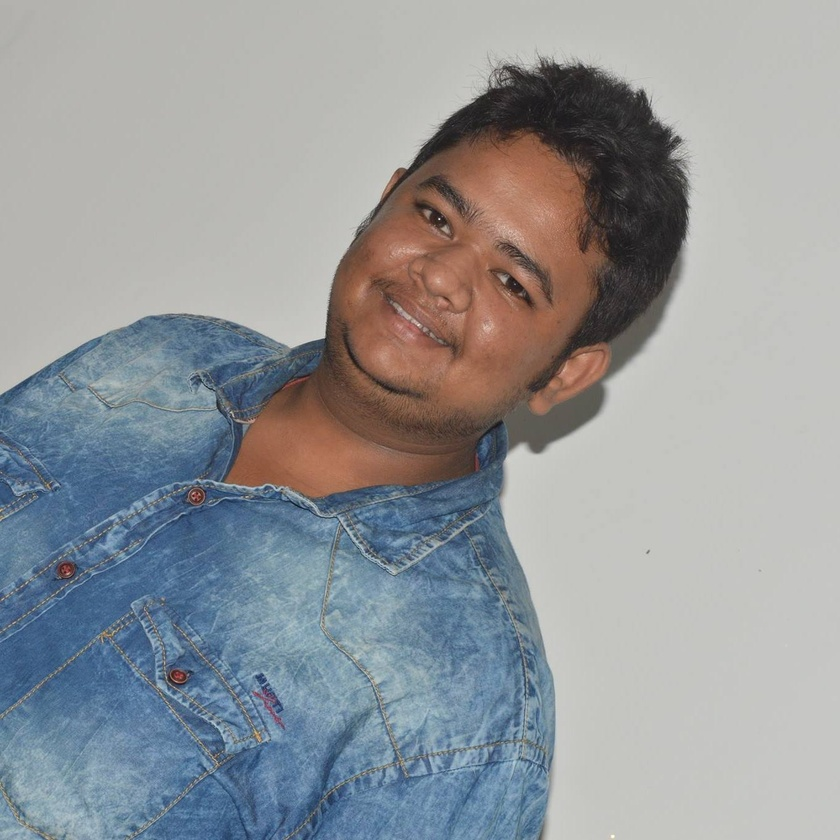
#> input picture images/surya.jpg, 840 x 840 px, shrunk from 1361 x 1361 before the run
$ jupyter execute '1.9 Cropping Images.ipynb'
#> lines starting #> are read from the running program, lines starting #| are printed output that depends on the picture
# Cropping Images

cropping images refer to extracting a segment of that image

[cell 1]
import cv2
import numpy as np

[cell 2]
image = cv2.imread('images/surya.jpg')
#> image is the input picture: shape (840, 840, 3); mean B, G, R 154.4, 151.1, 147.4
height, width = image.shape[:2]
#> height = 840; width = 840

# Let's get the starting pixel coordiantes (top  left of cropping rectangle)
start_row, start_col = int(height * .25), int(width * .25)
#> start_row = 210; start_col = 210

# Let's get the ending pixel coordinates (bottom right)
end_row, end_col = int(height * .75), int(width * .75)
#> end_row = 630; end_col = 630

# Simply use indexing to crop out the rectangle we desire
cropped = image[start_row:end_row , start_col:end_col]
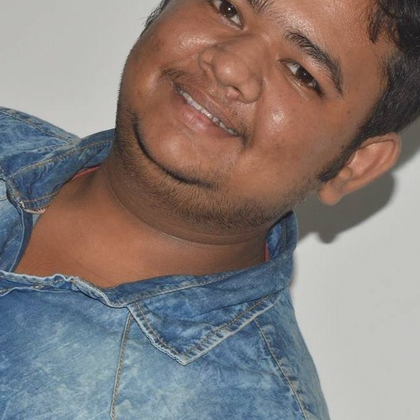
#> cropped: shape (420, 420, 3); mean B, G, R 121, 123.9, 133.9

cv2.imshow("Original Image", image)
cv2.waitKey(0)
cv2.imshow("Cropped Image", cropped)
cv2.waitKey(0)
cv2.destroyAllWindows()
